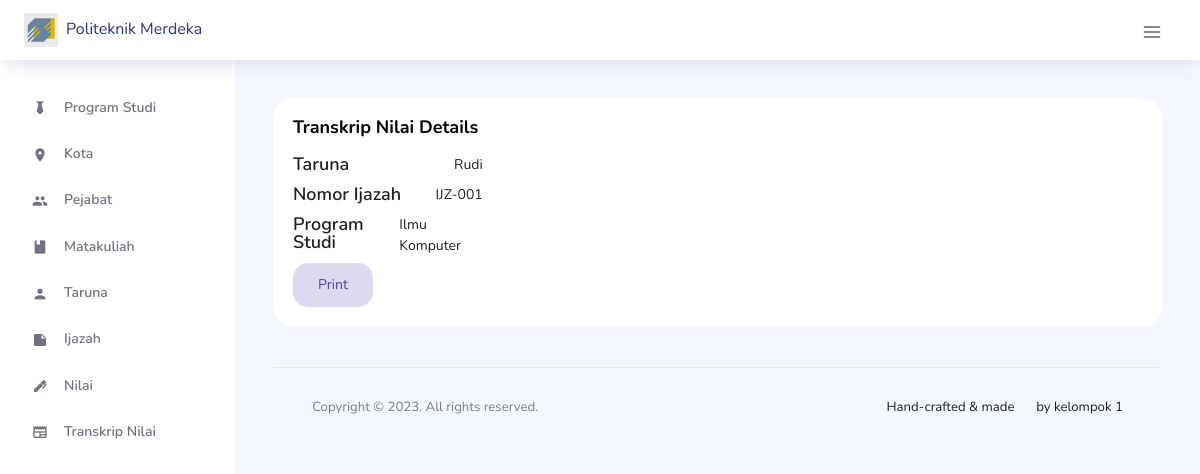
The page /transkrip_nilai/show/1 on the database its author committed.
### tables this page shows
CREATE TABLE Taruna(
    ID INT AUTO_INCREMENT,
    Nama VARCHAR(255),
    Nomor_Taruna VARCHAR(255),
    Tempat_Lahir INT,
    Tanggal_Lahir DATE,
    Program_Studi INT,
    Foto BLOB,
    PRIMARY KEY(ID),
    FOREIGN KEY (Tempat_Lahir) REFERENCES Kota(ID) ON DELETE CASCADE ON UPDATE CASCADE,
    FOREIGN KEY (Program_Studi) REFERENCES Program_Studi(ID) ON DELETE CASCADE ON UPDATE CASCADE
);

CREATE TABLE Ijazah(
    ID INT AUTO_INCREMENT,
    Taruna INT,
    Program_Studi INT,
    Tanggal_Ijazah DATE,
    Tanggal_Pengesahan DATE,
    Gelar_Akademik VARCHAR(255),
    Nomor_SK VARCHAR(255),
    Wakil_Direktur INT,
    Direktur INT,
    Nomor_Ijazah VARCHAR(255),
    Nomor_Seri VARCHAR(255),
    Tanggal_Yudisium DATE,
    Judul_KKW VARCHAR(255),
    PRIMARY KEY(ID),
    FOREIGN KEY (Taruna) REFERENCES Taruna(ID) ON DELETE CASCADE ON UPDATE CASCADE,
    FOREIGN KEY (Program_Studi) REFERENCES Program_Studi(ID) ON DELETE CASCADE ON UPDATE CASCADE,
    FOREIGN KEY (Wakil_Direktur) REFERENCES Pejabat(ID) ON DELETE CASCADE ON UPDATE CASCADE,
    FOREIGN KEY (Direktur) REFERENCES Pejabat(ID) ON DELETE CASCADE ON UPDATE CASCADE
);

CREATE TABLE Program_Studi(
    ID INT AUTO_INCREMENT,
    Nama VARCHAR(255),
    Program_Pendidikan ENUM('Diploma III', 'Diploma IV'),
    Akreditasi ENUM('Baik','Baik Sekali','Unggul'),
    SK_Akreditasi VARCHAR(255),
    PRIMARY KEY(ID)
);

### application/controllers/Transkrip_Nilai.php (called while the page is built, shortened)
<?php
class Transkrip_Nilai extends CI_Controller {
    public function __construct() {
        $this->load->model('TranskripNilaiModel');
        $this->load->model('TarunaModel');
        $this->load->model('IjazahModel');
        $this->load->model('ProgramStudiModel');
		$this->load->model('KotaModel');
		$this->load->model('NilaiModel');
		$this->load->model('MataKuliahModel');
		$this->load->model('PejabatModel');
        $this->load->library('form_validation');
    }
    public function show($id) {
        $data['transkrip_nilai'] = $this->TranskripNilaiModel->get_transkrip_nilai($id);
		$data['taruna'] = $this->TarunaModel->get_taruna($data['transkrip_nilai']->Taruna);
		$data['ijazah'] = $this->IjazahModel->get_ijazah($data['transkrip_nilai']->Ijazah);
		$data['program_studi'] = $this->ProgramStudiModel->get_program_studi($data['transkrip_nilai']->Program_Studi);
        $this->load->view('transkrip_nilai/show', $data);
    }
}

### index.php (called while the page is built, shortened)
<?php
require_once BASEPATH.'core/CodeIgniter.php';

### application/models/TranskripNilaiModel.php (called while the page is built, shortened)
<?php
class TranskripNilaiModel extends CI_Model {
    public function get_transkrip_nilai($id) {
        $query = $this->db->where('ID', $id)->get('Transkrip_Nilai');
        return $query->row();
    }
}

### application/models/TarunaModel.php (called while the page is built, shortened)
<?php
class TarunaModel extends CI_Model {
    public function get_taruna($id) {
        $query = $this->db->where('ID', $id)->get('Taruna');
        return $query->row();
    }
}

### application/models/IjazahModel.php (called while the page is built, shortened)
<?php
class IjazahModel extends CI_Model {
    public function get_ijazah($id) {
        $query = $this->db->where('ID', $id)->get('Ijazah');
        return $query->row();
    }
}

### application/models/ProgramStudiModel.php (called while the page is built, shortened)
<?php
class ProgramStudiModel extends CI_Model {
    public function get_program_studi($id) {
        $query = $this->db->where('ID', $id)->get('Program_Studi');
        return $query->row();
    }
}

### application/views/transkrip_nilai/show.php (the view, shortened to what this page needs)
<div class="main-panel">
	<div class="content-wrapper">
		<div class="grid-margin stretch-card">
			<div class="card">
				<div class="card-body">
					<h2 class="card-title">Transkrip Nilai Details</h2>
					<div class="row">
						<div class="col-md-3">
							<div class="d-flex justify-content-between mb-1">
								<h4>Taruna</h4>
								<p class="mb-0"><?php echo $taruna->Nama; ?></p>
							</div>
							<div class="d-flex justify-content-between mb-1">
								<h4>Nomor Ijazah</h4>
								<p class="mb-0"><?php echo $ijazah->Nomor_Ijazah; ?></p>
							</div>
							<div class="d-flex justify-content-between mb-1">
								<h4>Program Studi</h4>
								<p class="mb-0"><?php echo $program_studi->Nama; ?></p>
							</div>
						</div>
					</div>
					<a class="btn btn-inverse-primary btn-fw" href="<?php echo base_url('transkrip_nilai/print/' . $transkrip_nilai->ID); ?>">Print</a>
				</div>
			</div>
		</div>

### rows shown on the page
taruna: Nama "Rudi"
ijazah: Nomor_Ijazah "IJZ-001"
program_studi: Nama "Ilmu Komputer"
